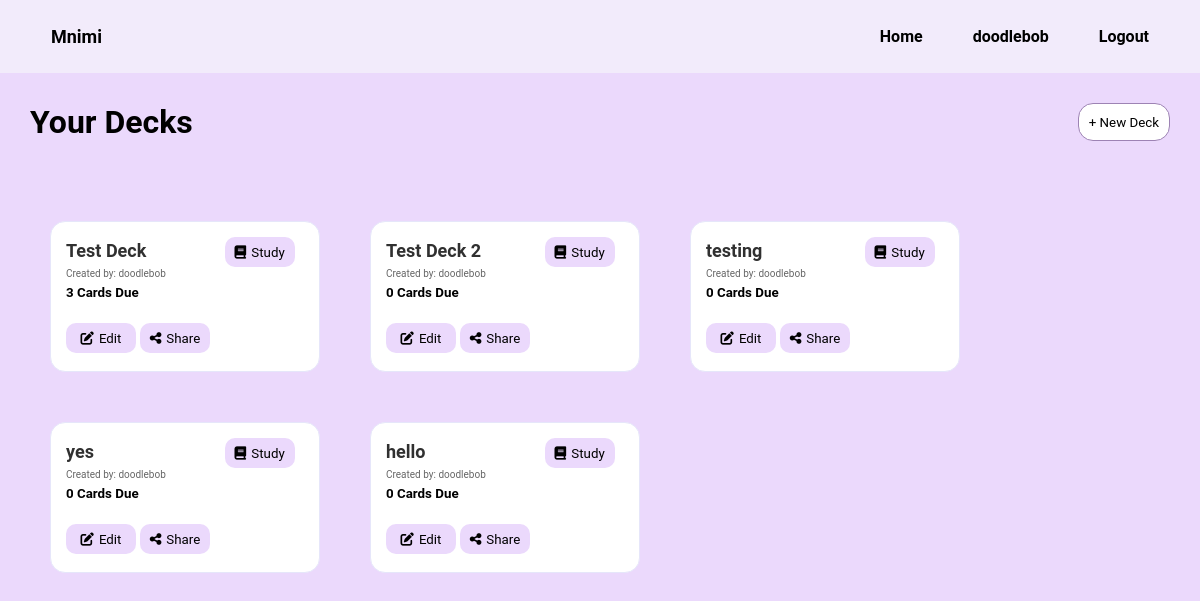
Screenshot of / (signed in) with the database file from the repository.
### app/models.py (models this page shows, shortened)
class Deck(models.Model):
    id = models.AutoField(primary_key=True)
    user_account =  models.ForeignKey(User, on_delete=models.DO_NOTHING)
    creator_username = models.CharField(blank=False, max_length=50)
    deckName = models.CharField(blank=False, max_length=50)
    dateCreated = models.DateField(null=True, blank=True)
    isFavourite = models.BooleanField(default=False)
    editable = models.BooleanField(default=False)
    cardCount = models.IntegerField(default=0)
    def getUsersDecks(user_ID):
        decks = Deck.objects.filter(user_account__id = user_ID)
        return decks

### app/views.py (the view)
# urls.py: path('', views.homepage, name='index'),
@login_required
def homepage(request):
    if request.method == 'POST':
        form = DeckForm(request.POST)
        if form.is_valid():
            Deck.createDeck(form.cleaned_data['deckName'], request.user)
            return HttpResponseRedirect("/")
    else:
        form = DeckForm()
    userDecks = Deck.getUsersDecks(request.user.id)
    decksDueCardsTuple = []
    for deck in userDecks:
        dueCards = CardLedger.getNumberofDueCards(deck.id, request.user.id)
        decksDueCardsTuple.append([deck, dueCards])
    context = {
        "decks": decksDueCardsTuple,
        "form": form
    }
    template_name = "app/homepage.html"
    return render(request, template_name, context)

### app/models.py (called while the page is built)
    def getNumberofDueCards(deck_ID, user_ID):
        dueCards = CardLedger.objects.filter(deck__id = deck_ID, user_account__id = user_ID, study_date__lte = datetime.today()).count()
        return dueCards

### templates/app/homepage.html (shortened to what this page needs)
{% extends "base.html" %}
{% load static %}
{% block content %}
<div class="homepage__header">
    <h1>Your Decks</h1>
    <button class="new_deck_button trigger">+ New Deck</button>
</div>
    <main class="homepage">
        <div class="decks">
            {% for deck in decks %}
            {% include 'components/Deck.html' %}
            {% endfor %}
    </main>
{% endblock content%}

### templates/base.html (shortened to what this page needs)
{% load static %}
<!DOCTYPE html>
<html lang="en">
  <head>
    <link rel="stylesheet" type="text/css" href="{% static 'css/main.css' %}" />
  </head>
  <body>
    <nav class="navigation">
      <a href="/">Mnimi</a>
      <div class="navigation__right">
        <a href="http://127.0.0.1:8000/">Home</a>
        {% if user.is_authenticated %}
          <a href="http://127.0.0.1:8000/accounts/">{{ user.get_username }}</a>
          <a href="{% url 'logout' %}?next={{request.path}}">Logout</a>
        {% else %}
          <a href="{% url 'login' %}?next={{request.path}}">Login</a>
        {% endif %}
      </div>
    </nav>
    {% block content %} {% endblock content %}
</html>

### templates/components/Deck.html
<div class="deck">
    <div class="deck__header">
        <div class="deck__header__name">
            <a class ="deck_header_name_link" href="/deck/{{deck.0.id}}/">
            <p class="deck__header__name__course" href=>{{deck.0.deckName}}</p>
            </a>
            <P class="deck__header__name__creator">Created by: {{deck.0.creator_username}}</P>
        </div>
        <div class="deck__specifics">
            <p class="deck__specifics__info">{{ deck.1 }} Cards Due</p>
        </div>
    </div>
        <a class ="deck_study_link" href="/study/{{deck.0.id}}/">
        <button class="study"><i class="fa-solid fa-book"></i></i>Study</button>
        </a>
        <div class="deck__buttons">
            <a class ="deck_edit_link" href="/deck/{{deck.0.id}}/">
            <button class="deck__buttons__edit"><i class="fa-solid fa-pen-to-square"></i>Edit</button></a>
            <button class="deck__buttons__share"><i class="fa-solid fa-share-nodes"></i>Share</button>
        </div>
    </div>
</div>

### static/css/main.css (style rules this page uses)
* { font-family: "Roboto", sans-serif; box-sizing: border-box; margin: 0; padding: 0; border: 0; }
html, body { width: 100%; height: 100%; background-color: #ebd9fc; }
a { color: #000; text-decoration: none; }
button { cursor: pointer; }
.homepage { padding: 25px 50px; display: grid; gap: 50px; grid-template-columns: repeat(auto-fit, 270px); }
.homepage__header { display: flex; justify-content: space-between; margin: 0 0 25px 0; padding: 30px; }
.deck { border: 1px solid lavender; border-radius: 15px; padding: 15px 15px 15px 15px; display: grid; grid-template-columns: 2fr 1fr; grid-template-rows: 2fr 1fr; grid-row-gap: 20px; background-color: white; width: 270px; line-height: 1.6; }
.deck .deck__header .deck__header__name .deck__header__name__course { font-weight: bold; color: rgb(48, 48, 48); font-size: large; }
.deck .deck__header .deck__header__name .deck__header__name__creator { font-size: x-small; opacity: 60%; }
.deck .deck__specifics .deck__specifics__info { font-weight: bold; font-size: smaller; }
.deck__buttons__edit { background-color: #ebd9fc; border-radius: 10px;; width: 70px; height: 30px; }
.deck__buttons__share { background-color: #ebd9fc; border-radius: 10px; width: 70px; height: 30px; }
.study { background-color: #ebd9fc; border-radius: 10px; width: 70px; height: 30px; }
.deck i { margin-right: 5px; }
.new_deck_button { background-color: #ffffff; padding: 10px; border: 0.5px solid #9d83b4; border-radius: 15px; }
.navigation { font-weight: bold; font-size: large; display: grid; grid-auto-flow: column; justify-content: space-between; align-items: center; border: 1px solid #F2EBFB; padding: 25px 50px; background-color: #F2EBFB; }
.navigation__right { font-size: medium; font-weight: bold; display: grid; grid-auto-flow: column; grid-gap: 50px; align-items: center; }

### rows the page displays
Deck: deckName "Test Deck", creator_username "doodlebob", cardCount "3"
Deck: deckName "Test Deck 2", creator_username "doodlebob", deck "0"
Deck: deckName "testing", creator_username "doodlebob", deck "0"
Deck: deckName "yes", creator_username "doodlebob", deck "0"
Deck: deckName "hello", creator_username "doodlebob", deck "0"

### other values shown
{{ user.get_username }} "doodlebob"
